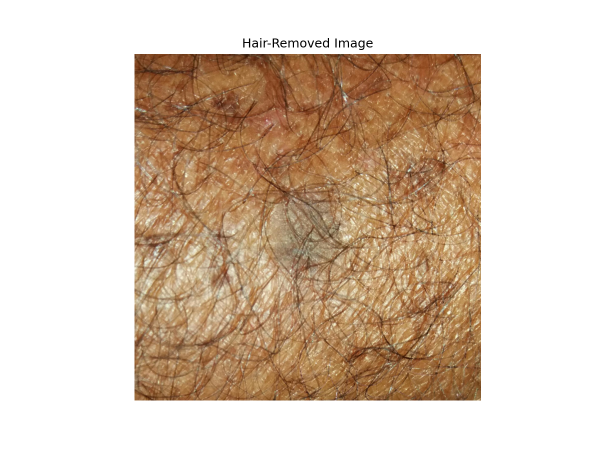
#> input picture results/figures/after_hair_removal.png, 1200 x 900 px, given in place of PAT_1396_1360_4.png, which was not available (shown at 1/2 size)
$ python hair_removal_pict.py
#> lines starting #> are read from the running program, lines starting #| are printed output that depends on the picture; after the words box and inside, x2 and y2 are one past the last pixel; in counts of white or black regions, pixels touching at a corner belong together; pictures that were not available may be replaced by others from this repository, and a replacement may not be noted
import cv2
import matplotlib.pyplot as plt
from pathlib import Path

def removeHair(img_org, img_gray, kernel_size=5, threshold=10, radius=3):
    """Remove hair from image using blackhat morphology + inpainting."""
    kernel = cv2.getStructuringElement(cv2.MORPH_CROSS, (kernel_size, kernel_size))
    blackhat = cv2.morphologyEx(img_gray, cv2.MORPH_BLACKHAT, kernel)
    _, hair_mask = cv2.threshold(blackhat, threshold, 255, cv2.THRESH_BINARY)
    img_out = cv2.inpaint(img_org, hair_mask, radius, cv2.INPAINT_TELEA)
    return blackhat, hair_mask, img_out

def picture_gen(image, mask):
    image = cv2.cvtColor(image, cv2.COLOR_RGBA2BGR if image.shape[2] == 4 else cv2.COLOR_RGB2BGR)
    img_gray = cv2.cvtColor(image, cv2.COLOR_BGR2GRAY)
    _, _, img_no_hair = removeHair(image, img_gray)
    plt.figure(figsize=(8, 6))
    plt.imshow(img_no_hair )
    plt.title("Hair-Removed Image")
    plt.axis("off")
    #plt.show()

imageObj = cv2.imread(Path(__file__).resolve().parent.parent/'data'/'imgs'/'PAT_1396_1360_4.png')
#> imageObj is the input picture: shape (900, 1200, 3); mean B, G, R 179, 196.9, 215.8
maskObj = cv2.imread(Path(__file__).resolve().parent.parent/'data'/'imgs'/'PAT_1396_1360_4_mask.png')
picture_gen(imageObj, maskObj)
#> in picture_gen, `img_gray = cv2.cvtColor(image, cv2.COLOR_BGR2GRAY)`:
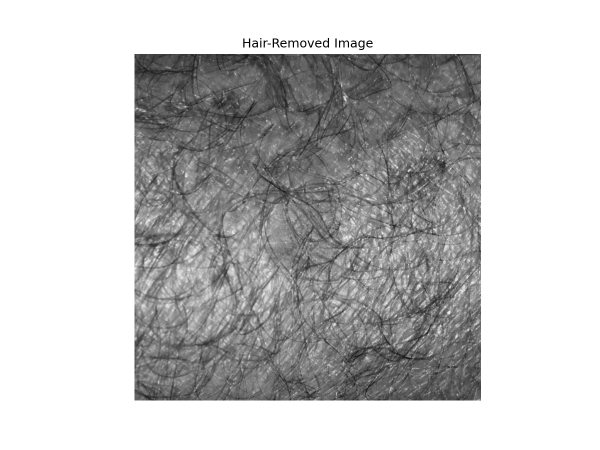
#> img_gray: shape (900, 1200) (shown at 1/2 size); min 0, max 255, mean 193.7
#> in removeHair, `blackhat = cv2.morphologyEx(img_gray, cv2.MORPH_BLACKHAT, kernel)`:
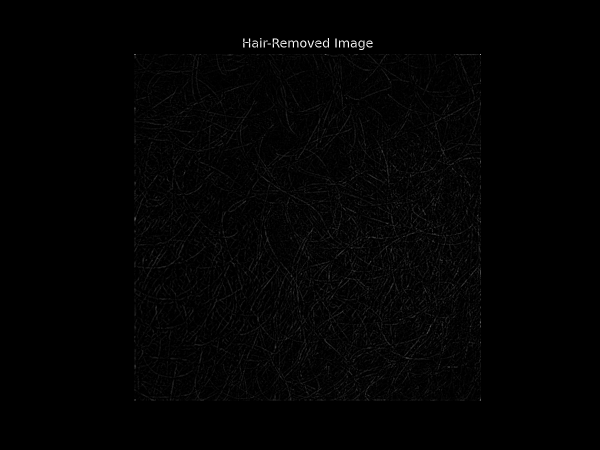
#> blackhat: shape (900, 1200) (shown at 1/2 size); min 0, max 255, mean 2.8
#> in removeHair, `_, hair_mask = cv2.threshold(blackhat, threshold, 255, cv2.THRESH_BINA..`:
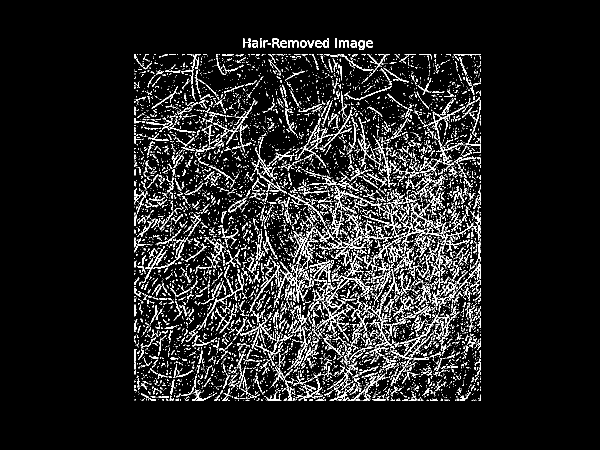
#> hair_mask: shape (900, 1200) (shown at 1/2 size); 9.3% white in thin lines or dots, all inside (x1, y1, x2, y2) = (269, 76, 962, 801)
output_path = Path(__file__).resolve().parent.parent / 'results' / 'figures' / "after_hair_removal.png"
plt.savefig(output_path, dpi=150)
